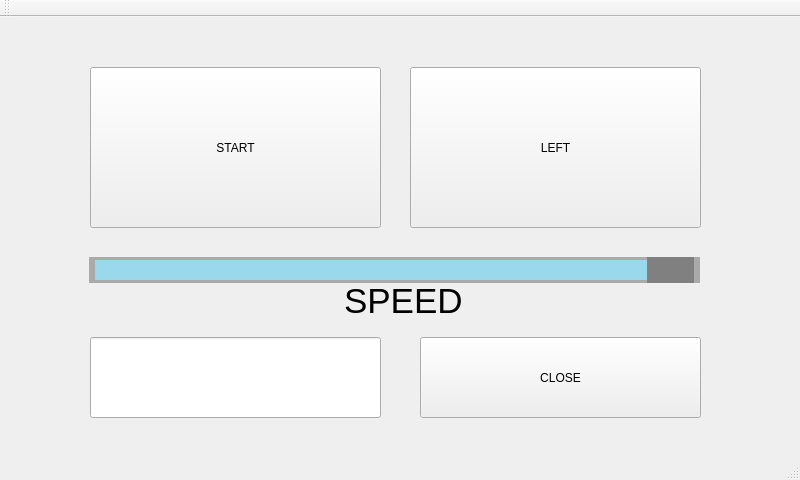
<?xml version="1.0" encoding="UTF-8"?>
<ui version="4.0">
 <class>MainWindow</class>
 <widget class="QMainWindow" name="MainWindow">
  <property name="geometry">
   <rect>
    <x>0</x>
    <y>0</y>
    <width>800</width>
    <height>480</height>
   </rect>
  </property>
  <property name="cursor">
   <cursorShape>BlankCursor</cursorShape>
  </property>
  <property name="windowTitle">
   <string>MainWindow</string>
  </property>
  <widget class="QWidget" name="centralWidget">
   <widget class="QSlider" name="Speed_Bar">
    <property name="geometry">
     <rect>
      <x>89</x>
      <y>240</y>
      <width>611</width>
      <height>26</height>
     </rect>
    </property>
    <property name="cursor">
     <cursorShape>BlankCursor</cursorShape>
    </property>
    <property name="styleSheet">
     <string notr="true">QSlider::groove:horizontal{
border: 6px solid #AAA;
height: 20px;
background: #9AD9EB;
margin: 1px 0;
}
QSlider::handle:horizontal{
background: gray;
border : 1px solid gray;
width: 45px;
margin: -16px 0;
border-radius: 30px;
}</string>
    </property>
    <property name="minimum">
     <number>1</number>
    </property>
    <property name="maximum">
     <number>250</number>
    </property>
    <property name="value">
     <number>250</number>
    </property>
    <property name="orientation">
     <enum>Qt::Horizontal</enum>
    </property>
    <property name="tickInterval">
     <number>1</number>
    </property>
   </widget>
   <widget class="QLineEdit" name="Speed_Value">
    <property name="geometry">
     <rect>
      <x>90</x>
      <y>320</y>
      <width>291</width>
      <height>81</height>
     </rect>
    </property>
    <property name="cursor">
     <cursorShape>IBeamCursor</cursorShape>
    </property>
    <property name="styleSheet">
     <string notr="true">font: 25 60pt &quot;Roboto&quot;;</string>
    </property>
    <property name="alignment">
     <set>Qt::AlignCenter</set>
    </property>
    <property name="readOnly">
     <bool>true</bool>
    </property>
   </widget>
   <widget class="QTextBrowser" name="textBrowser">
    <property name="geometry">
     <rect>
      <x>340</x>
      <y>260</y>
      <width>131</width>
      <height>61</height>
     </rect>
    </property>
    <property name="palette">
     <palette>
      <active>
       <colorrole role="Button">
        <brush brushstyle="SolidPattern">
         <color alpha="0">
          <red>255</red>
          <green>255</green>
          <blue>255</blue>
         </color>
        </brush>
       </colorrole>
       <colorrole role="BrightText">
        <brush brushstyle="SolidPattern">
         <color alpha="255">
          <red>255</red>
          <green>255</green>
          <blue>255</blue>
         </color>
        </brush>
       </colorrole>
       <colorrole role="Base">
        <brush brushstyle="NoBrush">
         <color alpha="255">
          <red>0</red>
          <green>0</green>
          <blue>0</blue>
         </color>
        </brush>
       </colorrole>
       <colorrole role="Window">
        <brush brushstyle="SolidPattern">
         <color alpha="0">
          <red>255</red>
          <green>255</green>
          <blue>255</blue>
         </color>
        </brush>
       </colorrole>
      </active>
      <inactive>
       <colorrole role="Button">
        <brush brushstyle="SolidPattern">
         <color alpha="0">
          <red>255</red>
          <green>255</green>
          <blue>255</blue>
         </color>
        </brush>
       </colorrole>
       <colorrole role="BrightText">
        <brush brushstyle="SolidPattern">
         <color alpha="255">
          <red>255</red>
          <green>255</green>
          <blue>255</blue>
         </color>
        </brush>
       </colorrole>
       <colorrole role="Base">
        <brush brushstyle="NoBrush">
         <color alpha="255">
          <red>0</red>
          <green>0</green>
          <blue>0</blue>
         </color>
        </brush>
       </colorrole>
       <colorrole role="Window">
        <brush brushstyle="SolidPattern">
         <color alpha="0">
          <red>255</red>
          <green>255</green>
          <blue>255</blue>
         </color>
        </brush>
       </colorrole>
      </inactive>
      <disabled>
       <colorrole role="Button">
        <brush brushstyle="SolidPattern">
         <color alpha="0">
          <red>255</red>
          <green>255</green>
          <blue>255</blue>
         </color>
        </brush>
       </colorrole>
       <colorrole role="BrightText">
        <brush brushstyle="SolidPattern">
         <color alpha="255">
          <red>255</red>
          <green>255</green>
          <blue>255</blue>
         </color>
        </brush>
       </colorrole>
       <colorrole role="Base">
        <brush brushstyle="NoBrush">
         <color alpha="255">
          <red>0</red>
          <green>0</green>
          <blue>0</blue>
         </color>
        </brush>
       </colorrole>
       <colorrole role="Window">
        <brush brushstyle="SolidPattern">
         <color alpha="0">
          <red>255</red>
          <green>255</green>
          <blue>255</blue>
         </color>
        </brush>
       </colorrole>
      </disabled>
     </palette>
    </property>
    <property name="cursor" stdset="0">
     <cursorShape>BlankCursor</cursorShape>
    </property>
    <property name="contextMenuPolicy">
     <enum>Qt::NoContextMenu</enum>
    </property>
    <property name="styleSheet">
     <string notr="true">background-color: rgba(255, 255, 255, 0);</string>
    </property>
    <property name="frameShape">
     <enum>QFrame::NoFrame</enum>
    </property>
    <property name="frameShadow">
     <enum>QFrame::Plain</enum>
    </property>
    <property name="lineWidth">
     <number>0</number>
    </property>
    <property name="lineWrapMode">
     <enum>QTextEdit::NoWrap</enum>
    </property>
    <property name="html">
     <string>&lt;!DOCTYPE HTML PUBLIC &quot;-//W3C//DTD HTML 4.0//EN&quot; &quot;http://www.w3.org/TR/REC-html40/strict.dtd&quot;&gt;
&lt;html&gt;&lt;head&gt;&lt;meta name=&quot;qrichtext&quot; content=&quot;1&quot; /&gt;&lt;style type=&quot;text/css&quot;&gt;
p, li { white-space: pre-wrap; }
&lt;/style&gt;&lt;/head&gt;&lt;body style=&quot; font-family:'Roboto'; font-size:12pt; font-weight:200; font-style:normal;&quot;&gt;
&lt;p style=&quot; margin-top:0px; margin-bottom:0px; margin-left:0px; margin-right:0px; -qt-block-indent:0; text-indent:0px;&quot;&gt;&lt;span style=&quot; font-size:26pt;&quot;&gt;SPEED&lt;/span&gt;&lt;/p&gt;&lt;/body&gt;&lt;/html&gt;</string>
    </property>
   </widget>
   <widget class="QPushButton" name="Active_BT">
    <property name="geometry">
     <rect>
      <x>90</x>
      <y>50</y>
      <width>291</width>
      <height>161</height>
     </rect>
    </property>
    <property name="cursor">
     <cursorShape>BlankCursor</cursorShape>
    </property>
    <property name="text">
     <string>START</string>
    </property>
    <property name="checkable">
     <bool>true</bool>
    </property>
   </widget>
   <widget class="QPushButton" name="Direction_BT">
    <property name="geometry">
     <rect>
      <x>410</x>
      <y>50</y>
      <width>291</width>
      <height>161</height>
     </rect>
    </property>
    <property name="cursor">
     <cursorShape>BlankCursor</cursorShape>
    </property>
    <property name="text">
     <string>LEFT</string>
    </property>
    <property name="checkable">
     <bool>true</bool>
    </property>
   </widget>
   <widget class="QPushButton" name="Close_BT">
    <property name="geometry">
     <rect>
      <x>420</x>
      <y>320</y>
      <width>281</width>
      <height>81</height>
     </rect>
    </property>
    <property name="text">
     <string>CLOSE</string>
    </property>
   </widget>
  </widget>
  <widget class="QMenuBar" name="menuBar">
   <property name="geometry">
    <rect>
     <x>0</x>
     <y>0</y>
     <width>800</width>
     <height>27</height>
    </rect>
   </property>
  </widget>
  <widget class="QToolBar" name="mainToolBar">
   <attribute name="toolBarArea">
    <enum>TopToolBarArea</enum>
   </attribute>
   <attribute name="toolBarBreak">
    <bool>false</bool>
   </attribute>
  </widget>
  <widget class="QStatusBar" name="statusBar"/>
 </widget>
 <layoutdefault spacing="6" margin="11"/>
 <resources/>
 <connections/>
</ui>
